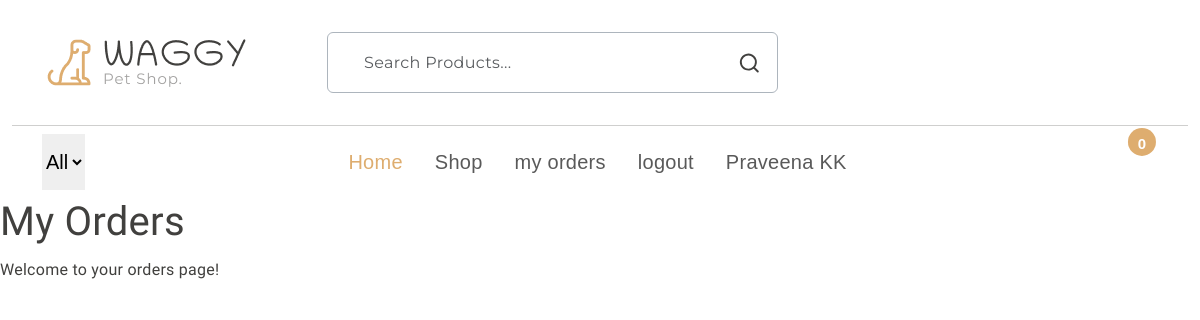
Before: /my-orders/ (signed in) with the older database file.
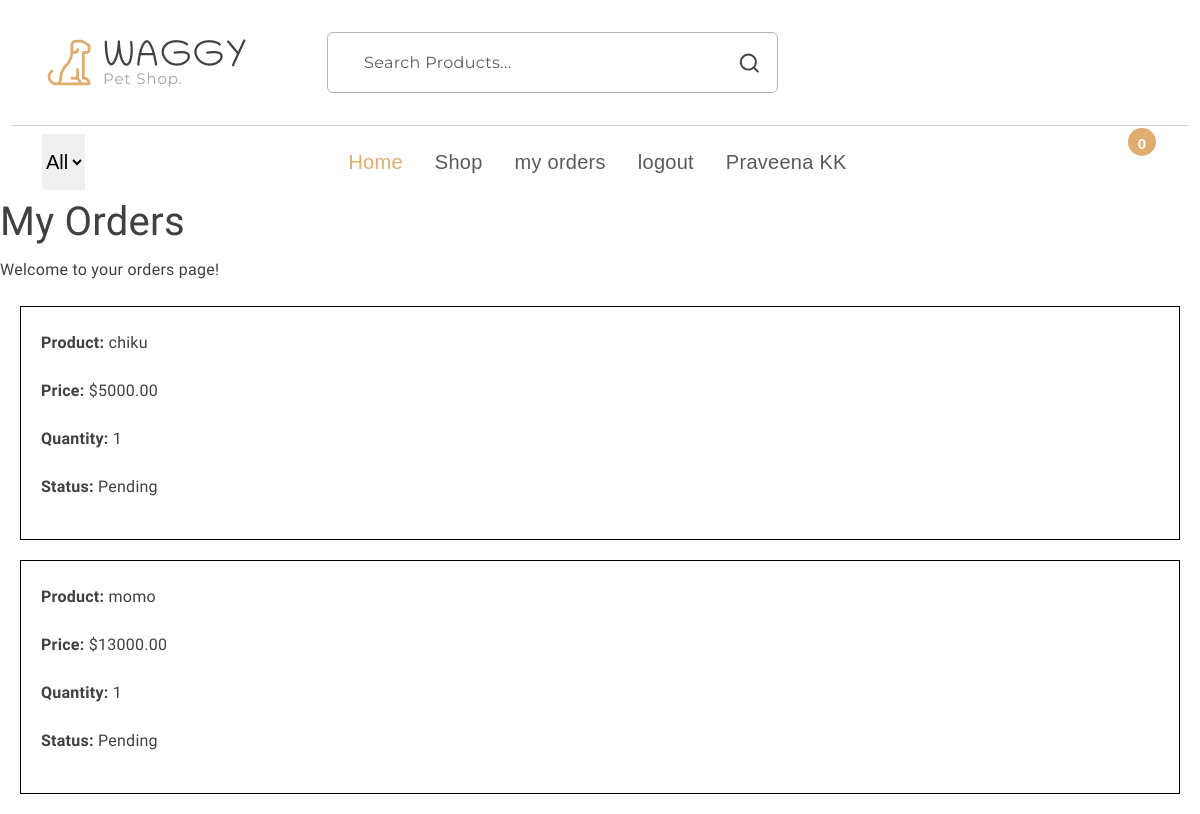
After: the same page with the newer database file.
### shop/models.py (models this page shows, shortened)
class orders(models.Model):
    ADDRESS = models.ForeignKey(BuyAddress, on_delete=models.CASCADE)
    PRODUCT = models.ForeignKey(Pet, on_delete=models.CASCADE)
    price = models.DecimalField(max_digits=10, decimal_places=2)
    quantity = models.PositiveIntegerField(default=1)
    created_at = models.DateTimeField(auto_now_add=True)
    order_status = models.CharField(max_length=50, default='Pending')

class Pet(models.Model):
    CATEGORY = models.ForeignKey(PetCategory, on_delete=models.CASCADE)
    name = models.CharField(max_length=100)
    image = models.ImageField(upload_to='pet_images/',default='pet_images/default.jpg')
    description = models.TextField()
    breed = models.CharField(max_length=100)
    price = models.DecimalField(max_digits=10, decimal_places=2)
    age = models.PositiveIntegerField()
    size = models.CharField(max_length=50)

### shop/views.py (the view)
# urls.py: path('my-orders/',views.my_orders,name='my_orders'),
def my_orders(request):
    user = request.user
    orders1 = orders.objects.filter(ADDRESS__USER=user).order_by('-created_at')
    return render(request,"orders.html", {"orders": orders1})

### templates/orders.html (shortened to what this page needs)
{% extends 'base.html' %}
{% block content %}
  <h1>My Orders</h1>
  <p>Welcome to your orders page!</p>
  {% for i in orders %}
    <div style="border: 1px solid black; padding: 20px; margin: 20px;">
      <p><strong>Product:</strong> {{ i.PRODUCT.name }}</p>
      <p><strong>Price:</strong> ${{ i.price }}</p>
      <p><strong>Quantity:</strong> {{ i.quantity }}</p>
      <p><strong>Status:</strong> {{ i.order_status }}</p>
    </div>
  {% endfor %}
{% endblock %}

Changed rows visible on the page:
added orders: PRODUCT.name "chiku", price "5000.00", quantity "1", order_status "Pending"
added orders: PRODUCT.name "momo", price "13000.00", quantity "1", order_status "Pending"
